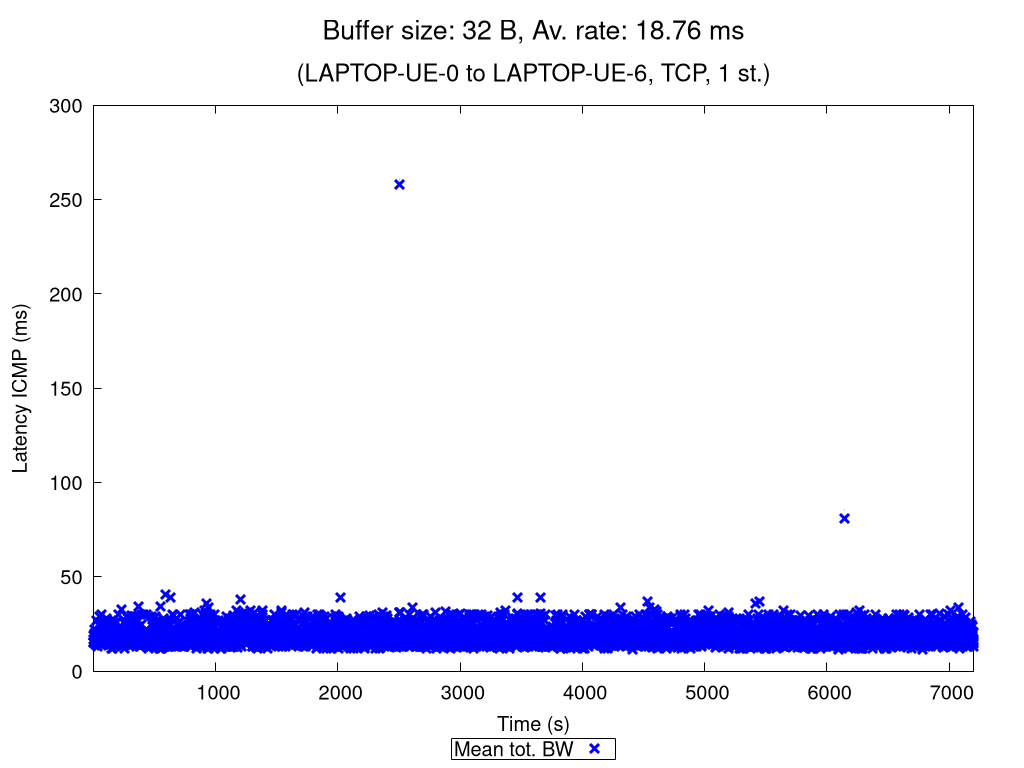

Reproduce this figure in gnuplot.
set terminal pngcairo nocrop enhanced size 1024,768 font "Verdana,15"
set output "TCP_1_st_2020_11_06_01-45-06_one2two_00032B.png"

set title "{/=20 Buffer size: 32 B, Av. rate: 18.76 ms}\n\n{/=18 (LAPTOP-UE-0 to LAPTOP-UE-6, TCP, 1 st.)}"

set xlabel "Time (s)"
set ylabel "Latency ICMP (ms)"
set ytics nomirror
set key bmargin center horizontal box samplen 1 width -1
set bmargin 4.6
set rmargin 4.5

rf = 1.0  # rate factor
set style fill transparent solid 0.2 noborder
set autoscale xfix
plot "TCP_1_st_2020_11_06_01-45-06_one2two_00032B_iperf_processed.dat" using 1:($2/rf-$3/rf):($2/rf+$3/rf) with filledcurves lc rgb "blue" notitle, \
     "" using 1:($2/rf) with points pt 2 ps 1.5 lw 3 lc rgb "blue" title "Mean tot. BW", \
